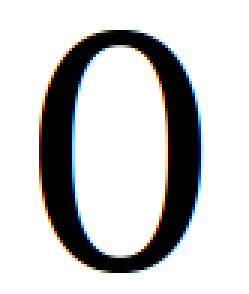
#> input picture Pictures/Train_Images/TrainChar/0/0_1.png, 83 x 98 px (shown 3 times larger); its folder holds 3 pictures in this run
$ python PreprocessingChar.py   (Python 2 division)
#> lines starting #> are read from the running program, lines starting #| are printed output that depends on the picture
import cv2
import numpy as np
import matplotlib.pyplot as plt
import glob

Upper_Characters = ['A','B','C','D','E','F','G','H','I','J','K','L','M','N','O','P','Q','R',
'S','T','U','V','W','X','Y','Z']

numbers = ['0','1','2','3','4','5','6','7','8','9']
digits = Upper_Characters + numbers

charList = []

for d in digits:
    charList += (glob.glob('Pictures/Train_Images/TrainChar/'+d+'/*'))

charImages = np.array([np.array(cv2.resize(cv2.imread(char),(100,100))) for char in charList])
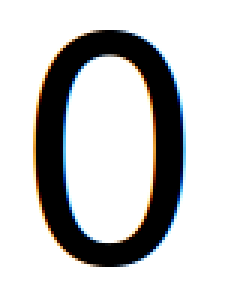
#> input picture Pictures/Train_Images/TrainChar/0/0_2.png, 80 x 96 px (shown 3 times larger)
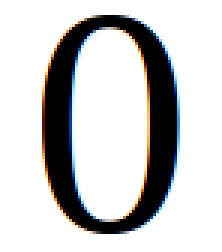
#> input picture Pictures/Train_Images/TrainChar/0/0_3.png, 74 x 84 px (shown 3 times larger)

# add Label for char y = 1
#> (the run stopped early here; a loop or call above may not have finished)
